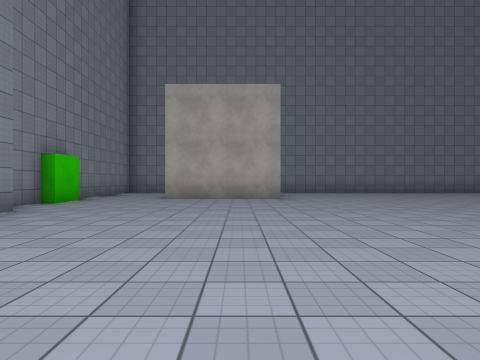
view 1 (above)

24 first-person views from a walk through a scene from a Unity 3-D project. The camera is 1.3 m above the floor, looks level and sees 75° across. The floor is counted in squares, 2.57 m on a side. Each view is taken from the middle of a square. On the plan, view 1 faces up. The plan holds only what a view shows up to about 9 squares ahead; the rest is blank. The place goes on beyond the plan. The player character is not drawn. Surface patterns are stand-ins for the level's own textures.

view 2
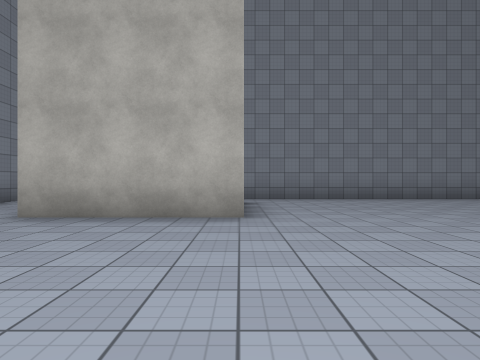

view 3
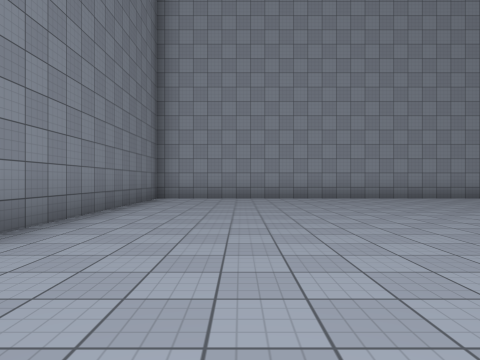

view 4
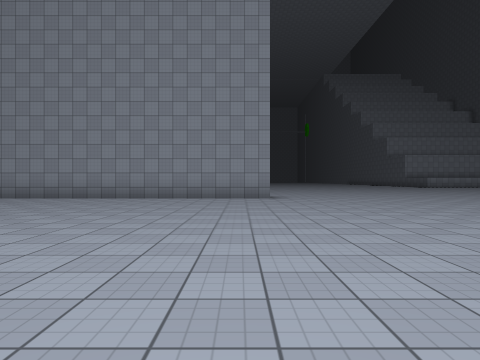

view 5
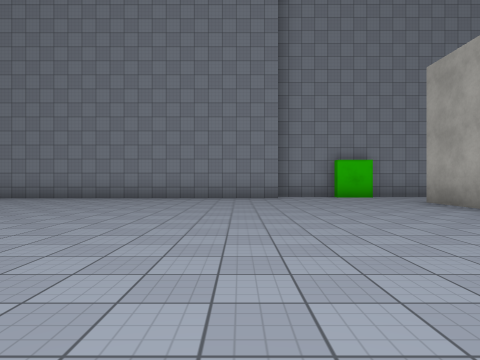

view 6
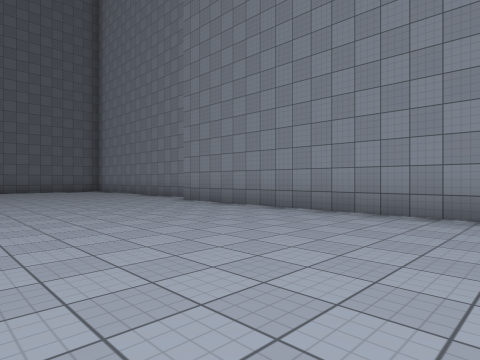

view 7
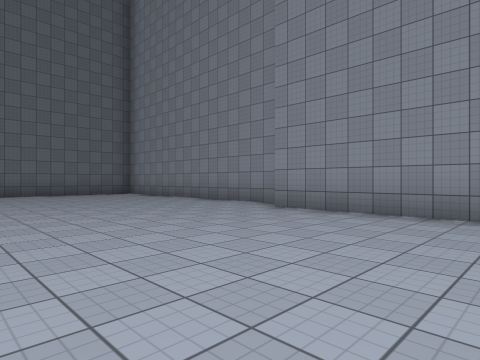

view 8
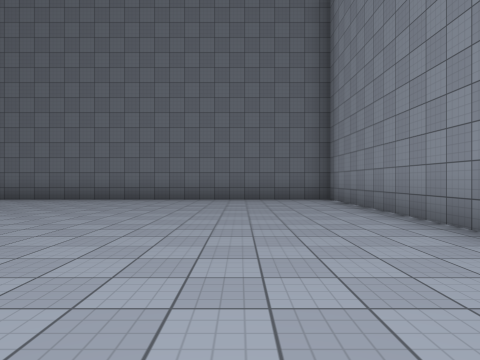

view 9
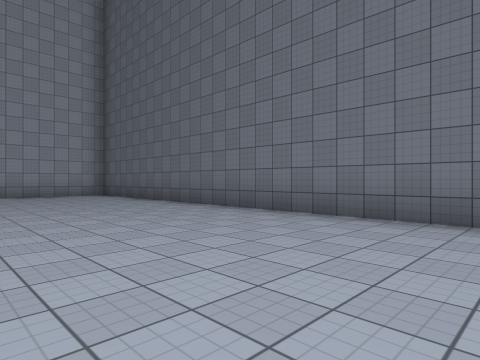

view 10
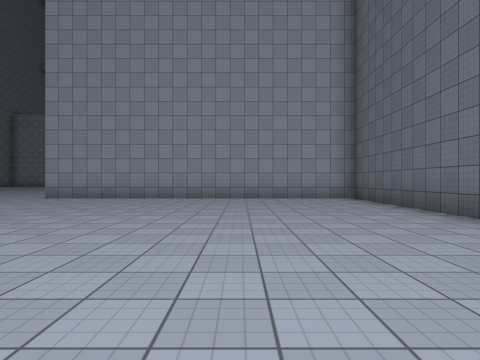

view 11
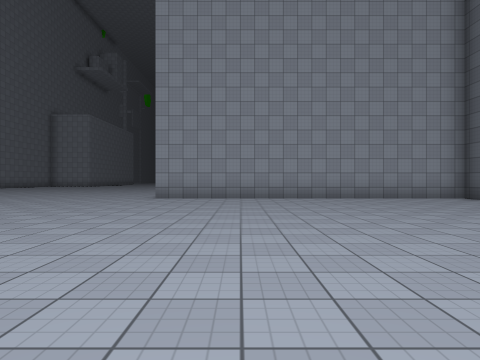

view 12
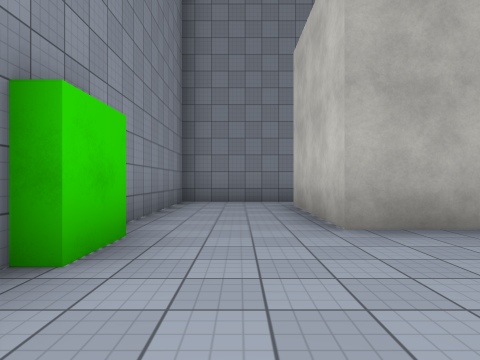

view 13
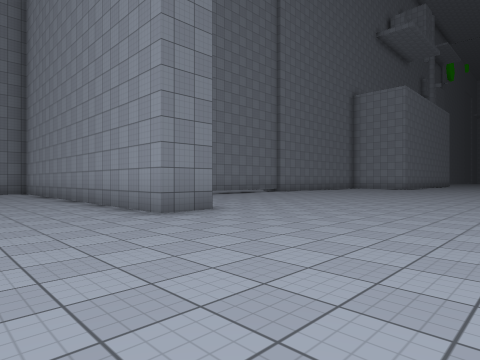

view 14
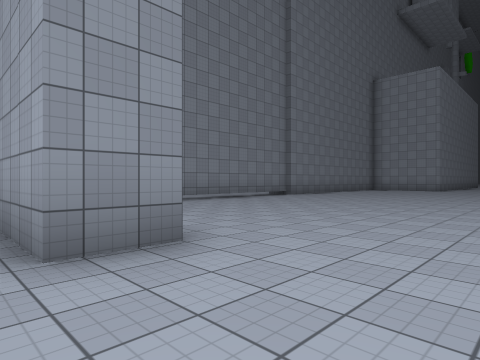

view 15
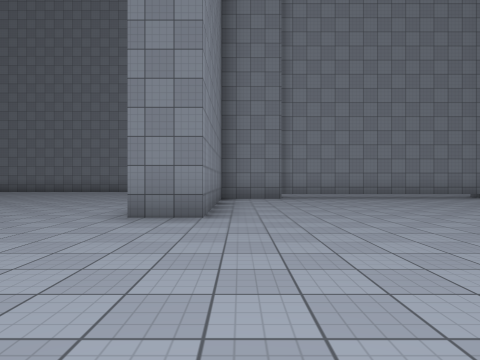

view 16
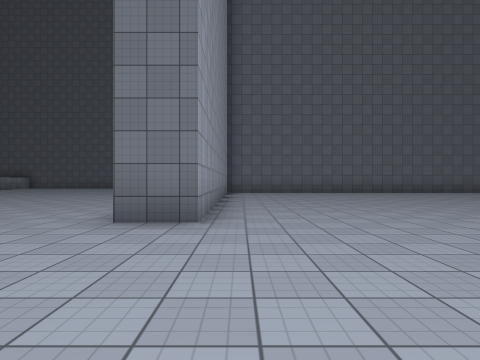

view 17
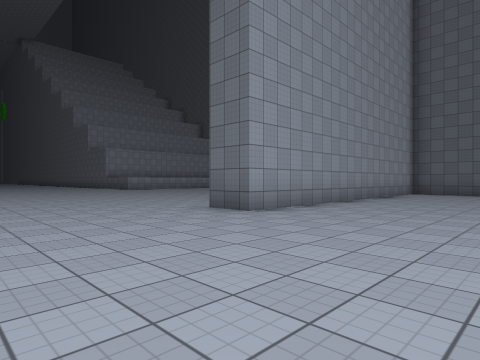

view 18
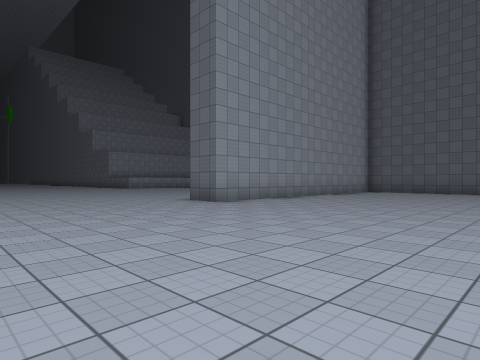

view 19
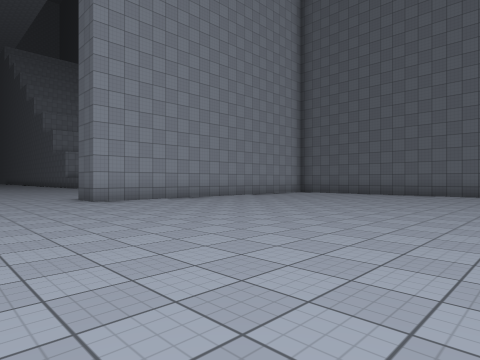

view 20
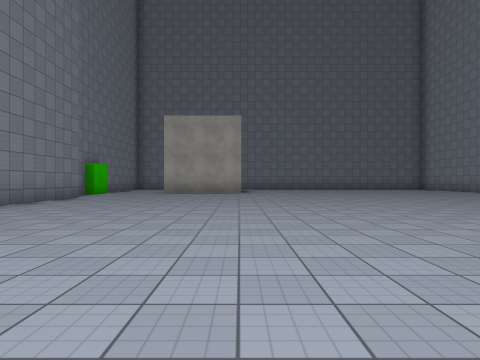

view 21
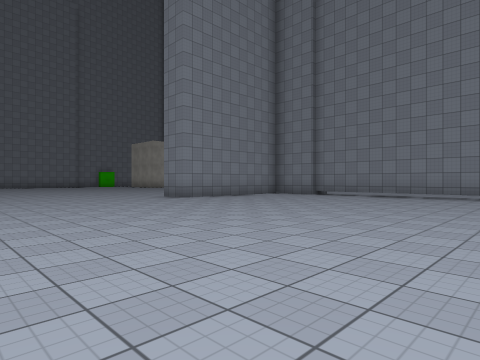

view 22
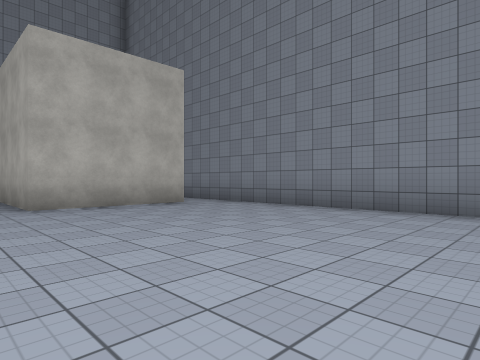

view 23
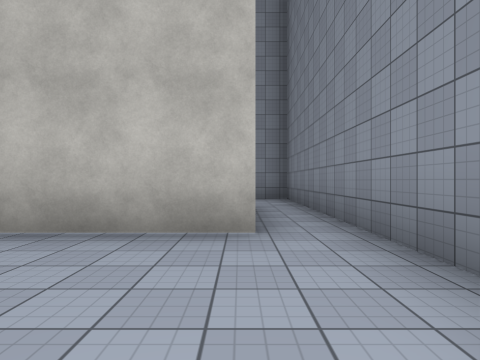

view 24
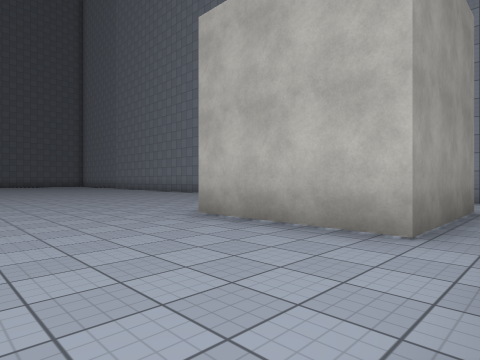

### Floor plan
Points are (right, up) in squares from view 1. A wall is a line through its corners. A room is listed if a view was taken in it or the views show most of it. See-through windows are left out.
Room 1 (views 1, 2, 3, 4, 5, 6, 7, 8, 9, 10, 11, 12, 13, 14, 15, 16, 17, 18, 19, 20, 21, 22, 23, 24)
walls: (13.1, 7.4) (11.5, 7.4) (11.5, 3.2) (10.5, 3.2) (10.5, 12.3) (-2.6, 12.3); (-4.3, -6.2) (-4.3, -13.1) (10.5, -13.1) (10.5, -4.7) (11.6, -4.7); (-3.7, 5.1) (-3.7, -5.8); (18.6, 7.6) (13.1, 7.6); (-4.3, 6.9) (-4.3, 5.9); (-4, 7.9) (-4, 6.8); (-1.9, 11.1) (1.1, 11.1) (1.1, 8.1) (-1.9, 8.1)
ways out: opening at (-3, 7) to room 2; opening at (-2, 12) to room 2
Room 2 (no view inside)
walls: (-1.9, 8.1) (-1.9, 11.1); (-2.6, 12.3) (-4.3, 12.3) (-4.3, 8.4)
ways out: opening at (-3, 7) to room 1; opening at (-2, 12) to room 1

Positions as (right, up) in squares from view 1, and headings:
1: (0, 0), facing up
2: (1, 4), facing up
3: (2, 10), facing right
4: (2, 4), facing right
5: (5, 4), facing left
6: (1, 1), facing down-left
7: (1, -2), facing down-left
8: (-2, -5), facing down
9: (0, -9), facing down-right
10: (2, -10), facing right
11: (2, -7), facing right
12: (-3, 5), facing up
13: (8, -1), facing up-right
14: (10, 1), facing up-right
15: (12, -1), facing up
16: (10, -1), facing down
17: (7, -1), facing down-right
18: (5, 0), facing down-right
19: (3, -2), facing down-right
20: (1, -4), facing up
21: (19, -2), facing up-left
22: (7, 7), facing up-left
23: (4, 11), facing left
24: (4, 12), facing down-left
